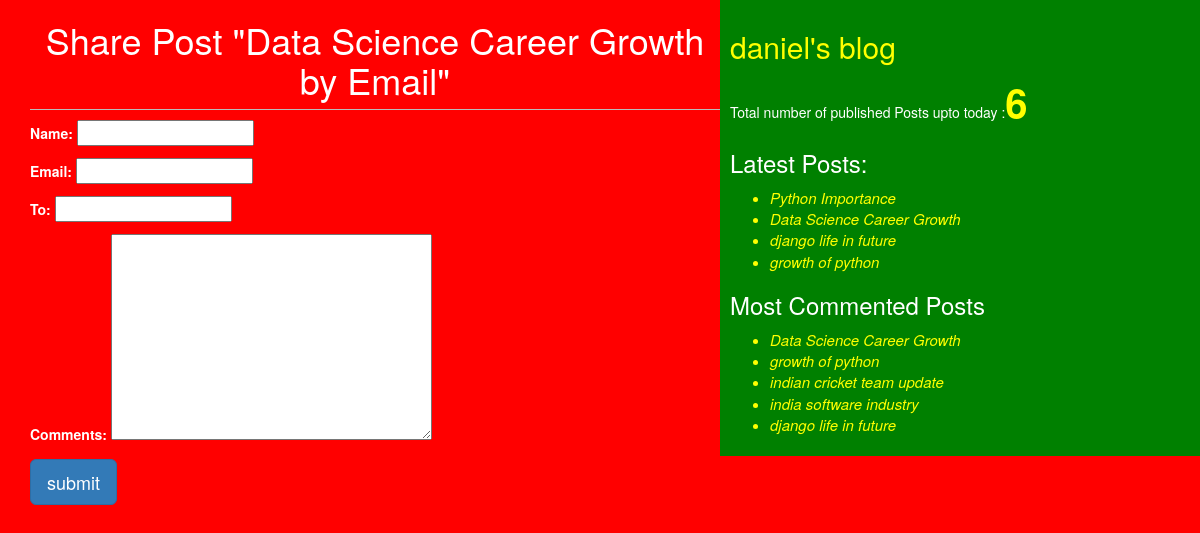
The page /6/share on the database its author committed.
### testapp/models.py (models this page shows, shortened)
class Post(models.Model):
    STATUS_CHOICE=(('draft','Draft'),('published','Published'))
    title=models.CharField(max_length=256)
    slug=models.SlugField(max_length=256,unique_for_date='publish')
    author=models.ForeignKey(User,related_name='blog_posts',on_delete=models.CASCADE)
    body=models.TextField()
    publish=models.DateTimeField(default=timezone.now)
    created=models.DateTimeField(auto_now_add=True)
    updated=models.DateTimeField(auto_now=True)
    status=models.CharField(max_length=10,choices=STATUS_CHOICE,default='draft')
    objects=CustomManager()
    tags=TaggableManager()
    class Meta:
        ordering=('-publish',)
    def get_absolute_url(self):
        return reverse('post_detail',args=[self.publish.year,self.publish.strftime('%m'),self.publish.strftime('%d'),self.slug])

### testapp/views.py (the view)
# urls.py: path('<int:id>/share', views.mail_send_view),
def mail_send_view(request,id):
    post=get_object_or_404(Post,id=id,status='published')
    sent=False
    if request.method=='POST':
        form=EmailSendForm(request.POST)
        if form.is_valid():
            cd=form.cleaned_data
            subject='{}({}) recommends you to read"{}"'.format(cd['name'],cd['email'],post.title)
            post_url=request.build_absolute_uri(post.get_absolute_url())
            message='Read Post At: \n {} \n \n{}\'s Comments:\n{}'.format(post_url,cd['name'],cd['comments'])
            send_mail(subject,message,'durga@blog.com',[cd['to']])
            sent=True
    else:
        form=EmailSendForm()
    return render( request,'testapp/sharebymail.html',{'form':form,'post':post,'sent':sent})

### testapp/forms.py
class EmailSendForm(forms.Form):
    name=forms.CharField()
    email=forms.EmailField()
    to=forms.EmailField()
    comments=forms.CharField(required=False,widget=forms.Textarea)

### testapp/models.py (called while the page is built)
    def get_queryset(self):
        return super().get_queryset().filter(status='published')

### testapp/templatetags/blog_tags.py (called while the page is built)
@register.simple_tag
def total_posts():
    return Post.objects.count()

@register.inclusion_tag('testapp/latest_posts123.html')
def show_latest_posts(count=3):
    latest_posts=Post.objects.order_by('-publish')[:count]
    return {'latest_posts':latest_posts}

@register.simple_tag
def get_most_commented_posts(count=5):
    return Post.objects.annotate(total_comments=Count('comments')).order_by('-total_comments')[:count]

### templates/testapp/sharebymail.html (shortened to what this page needs)
{%extends 'testapp/base.html'%}
{%block content%}
  {%if sent%}
    <h1>Email sent Successfully</h1>
    <h2>Post with the title " {{post.title}} information shared by email"</h2>
  {%else%}
    <h1>Share Post "{{post.title}} by Email"</h1>
    <form  method="post">
      {{form.as_p}}
      <input type="submit" class="btn btn-primary btn-lg" value="submit">
    </form>
  {%endif%}
{%endblock%}

### templates/testapp/base.html (shortened to what this page needs)
<!DOCTYPE html>
{%load blog_tags%}
{%load static%}
<html lang="en" dir="ltr">
  <head>
    <link rel="stylesheet" href="https://stackpath.bootstrapcdn.com/bootstrap/3.4.1/css/bootstrap.min.css">
    <link rel="stylesheet" href="{% static "css/blog.css" %}">
  </head>
  <body>
    <div class="content">
      {%block content%}{%endblock%}
    </div>
    <div class="sidebar">
      <h2>daniel's blog</h2>
      <p>Total number of published Posts upto today :<span id='pcount'>{%total_posts%}</span> </p>
      <h3>Latest Posts:</h3><span id='updates'>{%show_latest_posts 4%}</span>
      <h3>Most Commented Posts</h3>
      {%get_most_commented_posts as most_commented_posts%}
      <ul>
        {%for post in most_commented_posts%}
        <li> <a href="{{post.get_absolute_url}}">{{post.title}}</a></li>
        {%endfor%}
      </ul>
    </div>
  </body>
</html>

### templates/testapp/latest_posts123.html
<ul>
  {%for post in latest_posts%}
  <li><a href="{{post.get_absolute_url}}">{{post.title}}</a></li>
  {%endfor%}
</ul>

### static/css/blog.css (style rules this page uses)
.content { width: 60%; float:left; padding: 0 0 0 30px; background: red; }
.sidebar { width:40%; float: right; padding:10px; background: green; }
h1 { text-align: center; border-bottom: 1px solid #bbb; padding-bottom: 10px; }
h2 { color:yellow; }
body { color: white; background-color: red; }
a { color:yellow; font-size: 15px; font-style: italic; }
#pcount { font-size:40px; color:yellow; font-weight: bold; }
li { color:yellow; }
input { color: black; }
textarea { color:black }

### rows shown on the page
Post: title "Data Science Career Growth"
Post: title "Python Importance"
Post: title "django life in future"
Post: title "growth of python"
Post: title "indian cricket team update"
Post: title "india software industry"
